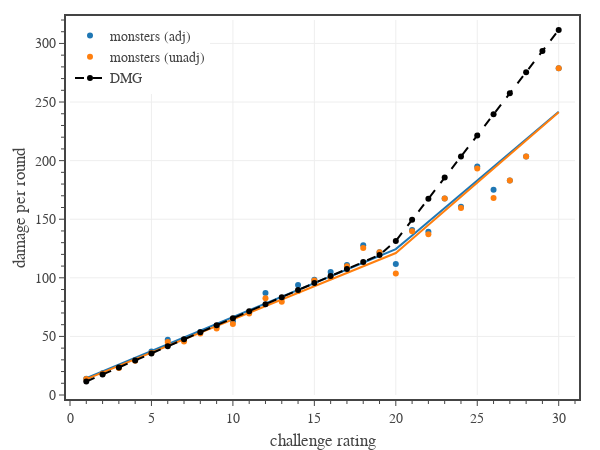

Notebook code for this chart:
### Code cell
# plots monster DPR vs CR

# create figure
fig = go.Figure(
    layout=go.Layout(
        template=tfb.FIG_TEMPLATE,
        margin=dict(l=70, r=25, b=55, t=20, pad=4),
        xaxis=dict(
            title_text='challenge rating',
            range=[0,31],
            tick0=0, dtick=5,
            minor=dict(tick0=0, dtick=1),
        ),
        yaxis=dict(
            title_text='damage per round',
            range=[0,320],
            tick0=0, dtick=50,
            minor=dict(tick0=0, dtick=10),
        ),
        legend=dict(
            xanchor='left', yanchor='top',
            x=0.00, y=1.00,
            orientation='v',
            tracegroupgap=0,
        )
    )
)

# get monster data
dfM = pd.read_csv('../../assets/data/monsters.csv')
dfM = dfM[['CR','DPR','adj DPR']].groupby(['CR']).mean().reset_index()
dfM = dfM[dfM['CR'].between(1, 30)]

# plot adjusted damage per round
name = 'adj DPR'
fig, y = plot_data_and_piecewise_fit(
    fig, dfM['CR'].to_numpy(), 
    dfM[name].to_numpy(), 
    name='monsters (adj)', legendgroup='monsters (adj)', 
    line_color=COLOR_LIST[0],
    marker_color=COLOR_LIST[0],
    hovertemplate=
        '<b>monsters (adj)</b><br>'+
        'CR %{x}<br>'+
        'DPR %{y:,.1f}' + 
        '<extra></extra>'
)

# plot unadjusted damage per round
name = 'DPR'
fig, y = plot_data_and_piecewise_fit(
    fig, dfM['CR'].to_numpy(), 
    dfM[name].to_numpy(), 
    name='monsters (unadj)', legendgroup='monsters (unadj)', 
    line_color=COLOR_LIST[1],
    marker_color=COLOR_LIST[1],
    hovertemplate=
        '<b>monsters (unadj)</b><br>'+
        'CR %{x}<br>'+
        'DPR %{y:,.1f}' + 
        '<extra></extra>'
)

# plot reference line
dfD0 = pd.read_csv('../../assets/data/dmg-targets.csv') # 'CR','XP','HP Mean','AC','DPR Mean','AB'
dfD0 = dfD0[dfD0['CR'].between(1,30)]
fig.add_trace(go.Scatter(
    x=dfD0['CR'], y=dfD0['DPR Mean'],
    mode='markers+lines', 
    name='DMG',
    line=dict(color='black', dash='dash'),
    hovertemplate=
        '<b>DMG</b><br>'+
        'CR %{x}<br>'+
        'DPR %{y:,.1f}' + 
        '<extra></extra>'
))

# show figure
fig.update_layout(width=600, height=450)
fig.show(config=tfb.FIG_CONFIG)

# save figures
if SAVEFIGS:
    fig.update_layout(autosize=True, width=None, height=None)
    tfb.save_fig_html(fig, format='large', name='fig-dpr-vs-cr-large')
    tfb.save_fig_html(fig, format='small', name='fig-dpr-vs-cr-small')

### Figure 1 — Plotly figure (JSON) as saved in the notebook; plotly's stock layout.template omitted (floating-point values rounded to 4 significant figures)
{"data": [{"hovertemplate": "<b>monsters (adj)</b><br>CR %{x}<br>DPR %{y:,.1f}<extra></extra>", "legendgroup": "monsters (adj)", "line": {"color": "#1f77b4"}, "marker": {"color": "#1f77b4"}, "mode": "markers", "name": "monsters (adj)", "type": "scatter", "x": [1, 2, 3, 4, 5, 6, 7, 8, 9, 10, 11, 12, 13, 14, 15, 16, 17, 18, 19, 20, 21, 22, 23, 24, 25, 26, 27, 28, 30], "y": [13.86, 18.59, 23.48, 29.94, 37.09, 47.1, 47.17, 53.81, 58.36, 62.94, 70.93, 87.15, 82.81, 93.79, 98.33, 105.0, 111.0, 127.8, 121.9, 111.8, 140.8, 139.2, 167.6, 160.7, 195.0, 175.2, 183, 203.4, 278.9]}, {"hoverinfo": "skip", "hovertemplate": "<b>monsters (adj)</b><br>CR %{x}<br>DPR %{y:,.1f}<extra></extra>", "legendgroup": "monsters (adj)", "line": {"color": "#1f77b4", "dash": "solid"}, "marker": {"color": "#1f77b4"}, "mode": "lines", "name": "monsters (adj)", "showlegend": false, "type": "scatter", "x": [1, 2, 3, 4, 5, 6, 7, 8, 9, 10, 11, 12, 13, 14, 15, 16, 17, 18, 19, 20, 21, 22, 23, 24, 25, 26, 27, 28, 30], "y": [14.26, 20.06, 25.86, 31.66, 37.46, 43.26, 49.07, 54.87, 60.67, 66.47, 72.27, 78.07, 83.87, 89.67, 95.48, 101.3, 107.1, 112.9, 118.7, 124.5, 136.2, 147.9, 159.6, 171.4, 183.1, 194.8, 206.5, 218.2, 241.7]}, {"hovertemplate": "<b>monsters (unadj)</b><br>CR %{x}<br>DPR %{y:,.1f}<extra></extra>", "legendgroup": "monsters (unadj)", "line": {"color": "#ff7f0e"}, "marker": {"color": "#ff7f0e"}, "mode": "markers", "name": "monsters (unadj)", "type": "scatter", "x": [1, 2, 3, 4, 5, 6, 7, 8, 9, 10, 11, 12, 13, 14, 15, 16, 17, 18, 19, 20, 21, 22, 23, 24, 25, 26, 27, 28, 30], "y": [13.75, 18.05, 23.0, 29.14, 35.91, 45.23, 45.69, 52.45, 56.73, 60.49, 69.53, 82.47, 79.49, 88.81, 97.75, 100.6, 109.8, 125.5, 121.9, 103.7, 139.7, 137.2, 167.6, 159.6, 193.2, 168.0, 183, 203.4, 278.9]}, {"hoverinfo": "skip", "hovertemplate": "<b>monsters (unadj)</b><br>CR %{x}<br>DPR %{y:,.1f}<extra></extra>", "legendgroup": "monsters (unadj)", "line": {"color": "#ff7f0e", "dash": "solid"}, "marker": {"color": "#ff7f0e"}, "mode": "lines", "name": "monsters (unadj)", "showlegend": false, "type": "scatter", "x": [1, 2, 3, 4, 5, 6, 7, 8, 9, 10, 11, 12, 13, 14, 15, 16, 17, 18, 19, 20, 21, 22, 23, 24, 25, 26, 27, 28, 30], "y": [13.59, 19.25, 24.91, 30.57, 36.23, 41.9, 47.56, 53.22, 58.88, 64.54, 70.2, 75.86, 81.52, 87.18, 92.85, 98.51, 104.2, 109.8, 115.5, 121.2, 133.2, 145.2, 157.2, 169.2, 181.3, 193.3, 205.3, 217.3, 241.4]}, {"hovertemplate": "<b>DMG</b><br>CR %{x}<br>DPR %{y:,.1f}<extra></extra>", "line": {"color": "black", "dash": "dash"}, "mode": "markers+lines", "name": "DMG", "type": "scatter", "x": [1, 2, 3, 4, 5, 6, 7, 8, 9, 10, 11, 12, 13, 14, 15, 16, 17, 18, 19, 20, 21, 22, 23, 24, 25, 26, 27, 28, 29, 30], "y": [11.5, 17.5, 23.5, 29.5, 35.5, 41.5, 47.5, 53.5, 59.5, 65.5, 71.5, 77.5, 83.5, 89.5, 95.5, 101.5, 107.5, 113.5, 119.5, 131.5, 149.5, 167.5, 185.5, 203.5, 221.5, 239.5, 257.5, 275.5, 293.5, 311.5]}], "layout": {"height": 450, "legend": {"orientation": "v", "tracegroupgap": 0, "x": 0, "xanchor": "left", "y": 1, "yanchor": "top"}, "margin": {"b": 55, "l": 70, "pad": 4, "r": 25, "t": 20}, "width": 600, "xaxis": {"dtick": 5, "minor": {"dtick": 1, "tick0": 0}, "range": [0, 31], "tick0": 0, "title": {"text": "challenge rating"}}, "yaxis": {"dtick": 50, "minor": {"dtick": 10, "tick0": 0}, "range": [0, 320], "tick0": 0, "title": {"text": "damage per round"}}}}
